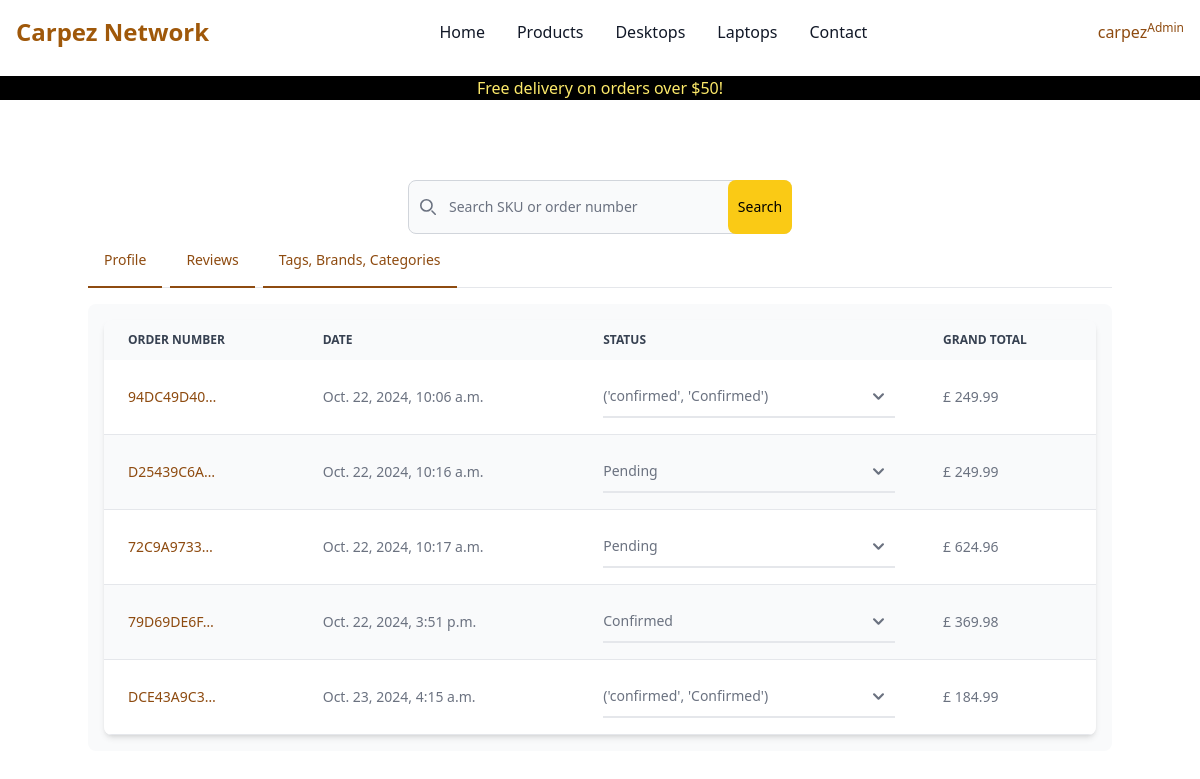
Page /dashboard/ (signed in) on the earlier database version.
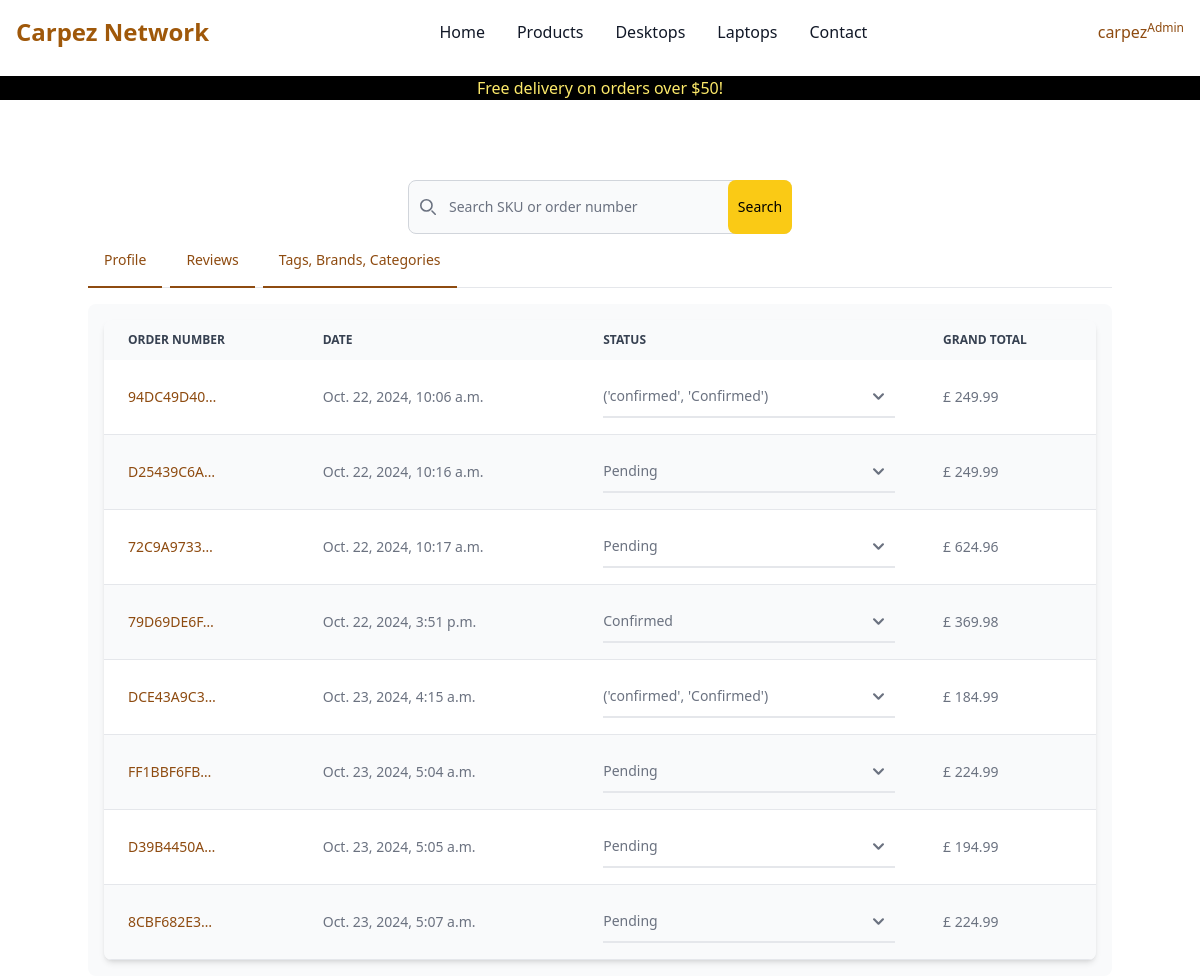
Same page on the later database version.
### checkout/models.py (models this page shows, shortened)
class Order(models.Model):
    order_number = models.CharField(max_length=32, null=False, editable=False)
    date = models.DateTimeField(auto_now_add=True)
    delivery_cost = models.DecimalField(
        max_digits=6,
        decimal_places=2,
        null=False,
        default=0
    )
    order_total = models.DecimalField(
        max_digits=10,
        decimal_places=2,
        null=False,
        default=0
    )
    grand_total = models.DecimalField(
        max_digits=10,
        decimal_places=2,
        null=False,
        default=0
    )
    bag_and_shipping_details = models.JSONField(
        encoder=DjangoJSONEncoder,
        decoder=json.JSONDecoder
    )
    full_name = models.CharField(max_length=254, null=True, editable=False)
    email = models.EmailField(max_length=254, null=True, editable=False)
    shipping = models.CharField(max_length=254, null=True, editable=False)
    billing_details = models.JSONField(null=True, editable=False)
    stripe_pid = models.CharField(
        max_length=32,
        null=False,
        blank=False,
        editable=False,
        default="before migration"
    )
    user = models.ForeignKey(
        Dashboard,
        null=True,
        blank=True,
        related_name="orders",
        on_delete=models.SET_NULL
    )
    status = models.CharField(
        max_length=10,
        null=False,
        default='pending',
        choices=[
            ('pending', "Pending"),
            ('confirmed', "Confirmed"),
            ('dispatched', "Dispatched"),
            ('delivered', "delivered")
        ]
    )

### dashboard/views.py (the view, shortened to what this page needs)
# urls.py: path('', views.dashboard, name='dashboard'),
@login_required
def dashboard(request):
    if request.user.is_superuser:
        template = 'dashboard/product_management.html'
        orders = Order.objects.all()
        reviews = Review.objects.all()
        review_related_products = []
        categories = Category.objects.all()
        tags = Tag.objects.all()
        brands = Brand.objects.all()
        for review in reviews:
            order_lineitem = OrderLineItem.objects.get(review=review)
            product = Product.objects.get(id=order_lineitem.product.id)
            review_related_products.append(product)
        product_reviews = zip(reviews, review_related_products)
        context = {
            'orders': orders,
            'product_reviews': product_reviews,
            'categories': categories,
            'brands': brands,
            'tags': tags
        }
    return render(request, template, context)

### bag/context.py (called while the page is built, shortened)
def bag(request):
    bag_items = []
    total = 0
    objects = 0
    b = request.session.get('bag', {})
    if total < settings.FREE_DELIVERY_TRESHOLD:
        delivery = total * Decimal(settings.STANDARD_DELIVERY_PERCENTAGE / 100)
        free_delivery_delta = settings.FREE_DELIVERY_TRESHOLD - total
    else:
        delivery = 0
        free_delivery_delta = 0
    grand_total = total + delivery
    json_bag = json.dumps(b)
    context = {
        'bag': json_bag,
        'bag_items': bag_items,
        'total': total,
        'objects': objects,
        'delivery': delivery,
        'free_delivery_delta': free_delivery_delta,
        'free_delivery_treshold': settings.FREE_DELIVERY_TRESHOLD,
        'grand_total': grand_total,
    }
    return context

### reviews/models.py (called while the page is built)
    def __str__(self):
        return f"Review for {self.order.product.name} - Rating: {self.rating}"

### dashboard/templates/dashboard/product_management.html (shortened to what this page needs)
{% extends 'base.html' %}
{% load crispy_forms_tags %}
{% block content %}
<div class="container mt-20">
    <div class="w-full max-w-sm items-center mx-auto">
        <form class="max-w-sm" method="GET" action="{% url 'dashboard' %}">
            <div class="relative">
                <div class="absolute inset-y-0 start-0 flex items-center ps-3 pointer-events-none">
                </div>
                <input type="search" name="sku" id="default-search" class="block w-full p-4 ps-10 text-sm text-gray-900 border border-gray-300 rounded-lg bg-gray-50 focus:ring-blue-500 focus:border-blue-500 dark:bg-gray-700 dark:border-gray-600 dark:placeholder-gray-400 dark:text-white dark:focus:ring-blue-500 dark:focus:border-blue-500" placeholder="Search SKU or order number" required />
                <button type="submit" class="text-black absolute w-16 h-full end-0 bottom-0 bg-yellow-300 hover:bg-yellow-700 focus:ring-4 focus:outline-none focus:ring-blue-300 font-medium rounded-lg text-sm dark:bg-blue-600 dark:hover:bg-blue-700 dark:focus:ring-blue-800">Search</button>
            </div>
        </form>
    </div>
    <div class="mb-4 border-b border-gray-200 dark:border-gray-700">
        <ul class="flex flex-wrap -mb-px text-sm font-medium text-center" id="default-tab" data-tabs-toggle="#tab-content" role="tablist">
            <li class="me-2" role="presentation">
                <button class="inline-block p-4 rounded-t-lg border-b-2 border-yellow-700 text-yellow-700 hover:text-yellow-900 hover:border-yellow-900" id="profile-tab" data-tabs-target="#orders" type="button" role="tab" aria-controls="orders" aria-selected="false">Profile</button>
            </li>
            <li class="me-2" role="presentation">
                <button class="inline-block p-4 rounded-t-lg border-b-2 border-yellow-700 text-yellow-700 hover:text-yellow-900 hover:border-yellow-900 dark:hover:text-gray-300" id="dashboard-tab" data-tabs-target="#reviews" type="button" role="tab" aria-controls="reviews" aria-selected="false">Reviews</button>
            </li>
            <li class="me-2" role="presentation">
                <button class="inline-block p-4 rounded-t-lg border-b-2 border-yellow-700 text-yellow-700 hover:text-yellow-900 hover:border-yellow-900 dark:hover:text-gray-300" id="dashboard-tab" data-tabs-target="#keywords" type="button" role="tab" aria-controls="keywords" aria-selected="false">Tags, Brands, Categories</button>
            </li>
        </ul>
    </div>
    <div id="tab-content">
        <div class="hidden p-4 rounded-lg bg-gray-50 dark:bg-gray-800" id="orders" role="tabpanel" aria-labelledby="order-tab">
            <div class="relative overflow-x-auto shadow-md sm:rounded-lg">
                <table class="w-full text-md text-left rtl:text-right text-gray-500 dark:text-gray-400">
                    <thead class="text-xs text-gray-700 uppercase bg-gray-50 dark:bg-gray-700 dark:text-gray-400">
                        <tr>
                            <th scope="col" class="px-6 py-3">
                                Order number
                            </th>
                            <th scope="col" class="px-6 py-3">
                                Date
                            </th>
                            <th scope="col" class="px-6 py-3">
                                Status
                            </th>
                            <th scope="col" class="px-6 py-3">
                                Grand total
                            </th>
                        </tr>
                    </thead>
                    <tbody>
                        {% for order in orders %}
                        <form id="status-{{ order.id }}" action="{% url 'edit_order' order.id %}" method="POST">
                            <tr class="odd:bg-white odd:dark:bg-gray-900 even:bg-gray-50 even:dark:bg-gray-800 border-b dark:border-gray-700">
                                <th scope="row" class="px-6 py-4 text-sm md:text-md font-medium text-gray-900 whitespace-nowrap dark:text-white">
                                    <a href="{% url 'checkout_success' order.order_number %}" class="text-sm md:text-md font-medium text-yellow-700 dark:text-blue-500 hover:underline">{{ order.order_number|truncatechars:10}}</a>
                                </th>
                                <td class="px-6 py-4 text-xs md:text-md">
                                    <span class="text-sm md:text-md">{{ order.date }}</span>
                                </td>
                                <td class="px-6 py-4 text-xs md:text-md">
                                    <select name="status" data-id="{{ order.id }}" class="status-selector block py-2.5 px-0 w-full text-sm text-gray-500 bg-transparent border-0 border-b-2 border-gray-200 appearance-none dark:text-gray-400 dark:border-gray-700 focus:outline-none focus:ring-0 focus:border-gray-200 peer">
                                        <option selected>{{ order.get_status_display }}</option>
                                    </select>
                                </td>
                                <td class="px-6 py-4 text-xs md:text-md">
                                    <span class="text-sm md:text-md">£ {{ order.grand_total }}</span>
                                </td>
                            </tr>
                        </form>
                        {% endfor %}
                    </tbody>
                </table>
            </div>
        </div>
    </div>
</div>
{% endblock %}

### templates/base.html (shortened to what this page needs)
{% load static %}
<!doctype html>
<html lang="en">
  <head>
    {% block corecss %}
        <link href="https://cdn.jsdelivr.net/npm/flowbite@2.5.2/dist/flowbite.min.css" rel="stylesheet" />
        <link rel="stylesheet" href="{% static 'css/output.css' %}">
    {% endblock %}
  </head>
  <body id="body">
    <header class="w-full mb-0" id="topnav">
      {% include 'includes/main-nav.html' %}
      <div id="delivery-banner" class="bg-black mb-0 mt-0">
        <h4 class="logo-font text-center text-yellow-200 mt-3 mb-0">Free delivery on orders over ${{ free_delivery_treshold }}!</h4>
      </div>
    </header>
    {% block content %}
    {% endblock %}
  </body>
</html>

### templates/includes/main-nav.html (shortened to what this page needs)
<nav class="bg-white border-gray-200 dark:bg-gray-900">
    <div class="max-w-screen-xl flex flex-wrap items-center justify-between mx-auto p-4">
    <a href="{% url 'home' %}" class="text-yellow-600 flex items-center space-x-3 rtl:space-x-reverse">
        <span class="self-center text-xl md:text-2xl font-semibold whitespace-nowrap dark:text-white">Carpez Network</span>
    </a>
    <div class="flex items-center md:order-2 space-x-3 md:space-x-0 rtl:space-x-reverse">
        {% if user.is_authenticated %}
        <button type="button" class="flex font-medium rounded hover:bg-gray-100 md:hover:bg-transparent md:hover:text-yellow-900 md:p-0 dark:text-white md:dark:hover:text-blue-500 dark:hover:bg-gray-700 dark:hover:text-white md:dark:hover:bg-transparent dark:border-gray-700" id="user-menu-button" aria-expanded="false" data-dropdown-toggle="user-dropdown" data-dropdown-placement="bottom">
            <span class="text-yellow-700 hover:text-yellow-900">{{ user.username }}{% if not request.user.is_superuser %} | <i class="fa-solid fa-cart-shopping"></i>{% endif %}</span><span class="text-xs text-yellow-700 hover:text-yellow-900 inline-block align-top">{% if not request.user.is_superuser %} (£ {{ grand_total|floatformat:2 }}){% else %} Admin{% endif %}</span>
        </button>
        {% endif %}
    </div>
    <div class="items-center justify-between hidden w-full md:flex md:w-auto md:order-1" id="navbar-user">
      <ul class="flex flex-col font-medium p-4 md:p-0 mt-4 border border-gray-100 rounded-lg bg-gray-50 md:space-x-8 rtl:space-x-reverse md:flex-row md:mt-0 md:border-0 md:bg-white dark:bg-gray-800 md:dark:bg-gray-900 dark:border-gray-700">
        <li>
          <a href="{% url 'home' %}" class="block py-2 px-3 text-gray-900 hover:text-yellow-700 rounded-sm hover:bg-gray-100 md:hover:bg-transparent hover:text-yellow-700 md:p-0 md:dark:text-blue-500">Home</a>
        </li>
        <li>
          <a href="{% url 'get_products' %}" class="block py-2 px-3 text-gray-900 hover:text-yellow-700 rounded-sm hover:bg-gray-100 md:hover:bg-transparent md:hover:text-yellow-700 md:p-0 dark:text-white md:dark:hover:text-blue-500 dark:hover:bg-gray-700 dark:hover:text-white md:dark:hover:bg-transparent dark:border-gray-700">Products</a>
        </li>
        <li>
          <a href="{% url 'get_products' %}?tag=desktop" class="block py-2 px-3 text-gray-900 hover:text-yellow-700 rounded-sm hover:bg-gray-100 md:hover:bg-transparent md:hover:text-yellow-700 md:p-0 dark:text-white md:dark:hover:text-blue-500 dark:hover:bg-gray-700 dark:hover:text-white md:dark:hover:bg-transparent dark:border-gray-700">Desktops</a>
        </li>
        <li>
          <a href="{% url 'get_products' %}?tag=laptops" class="block py-2 px-3 text-gray-900 hover:text-yellow-700 rounded-sm hover:bg-gray-100 md:hover:bg-transparent md:hover:text-yellow-700 md:p-0 dark:text-white md:dark:hover:text-blue-500 dark:hover:bg-gray-700 dark:hover:text-white md:dark:hover:bg-transparent dark:border-gray-700">Laptops</a>
        </li>
        <li>
          <a href="#" class="block py-2 px-3 text-gray-900 hover:text-yellow-700 rounded-sm hover:bg-gray-100 md:hover:bg-transparent md:hover:text-yellow-700 md:p-0 dark:text-white md:dark:hover:text-blue-500 dark:hover:bg-gray-700 dark:hover:text-white md:dark:hover:bg-transparent dark:border-gray-700">Contact</a>
        </li>
      </ul>
    </div>
    </div>
  </nav>

Differences in the rows shown:
added Order: order_number "FF1BBF6FB…", date "Oct. 23, 2024, 5:04 a.m.", status "Pending", grand_total "224.99"
added Order: order_number "D39B4450A…", date "Oct. 23, 2024, 5:05 a.m.", status "Pending", grand_total "194.99"
added Order: order_number "8CBF682E3…", date "Oct. 23, 2024, 5:07 a.m.", status "Pending", grand_total "224.99"
